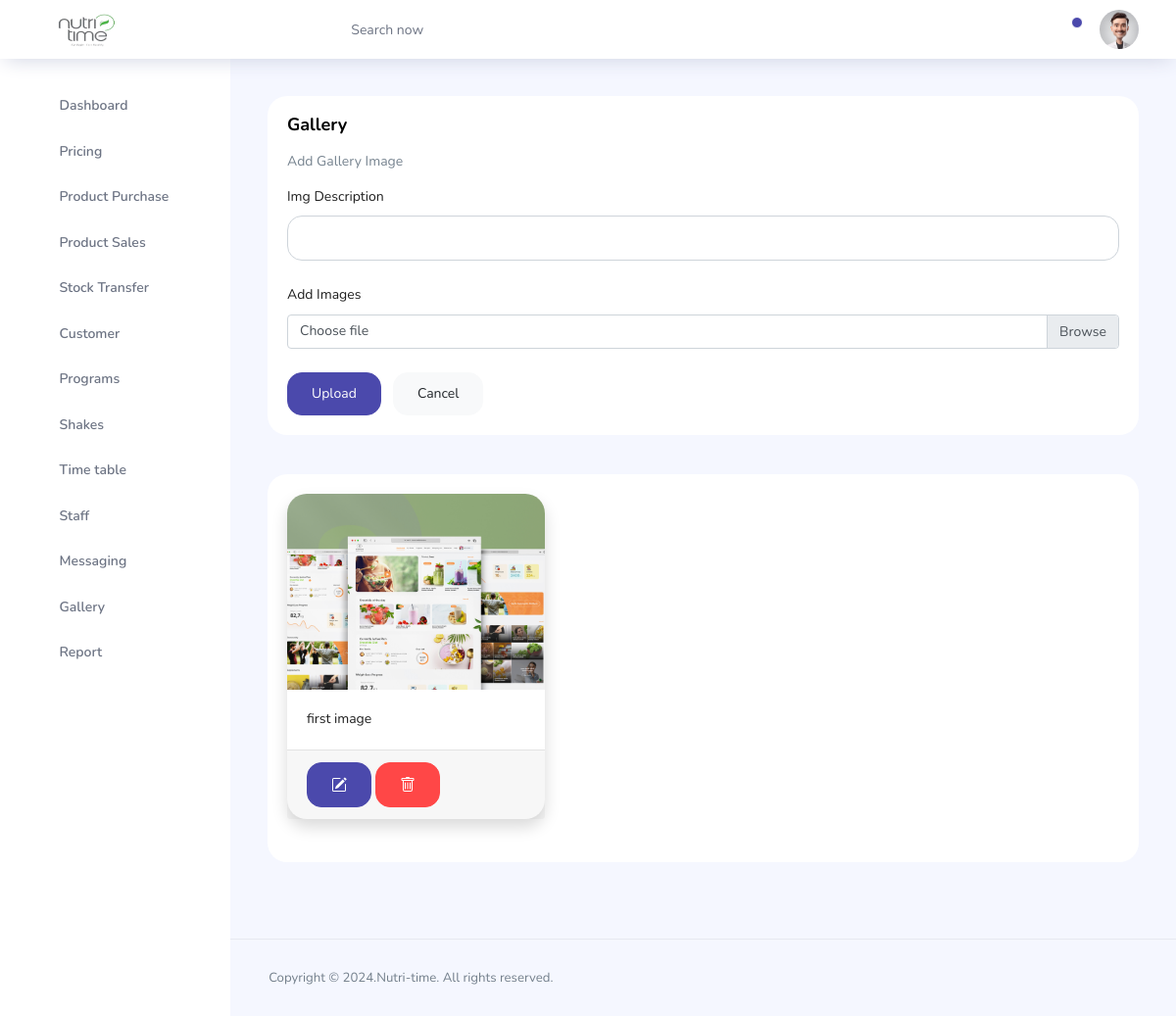
The page /Admin/pages/admin-gallery.php (signed in) on the database as committed earlier.
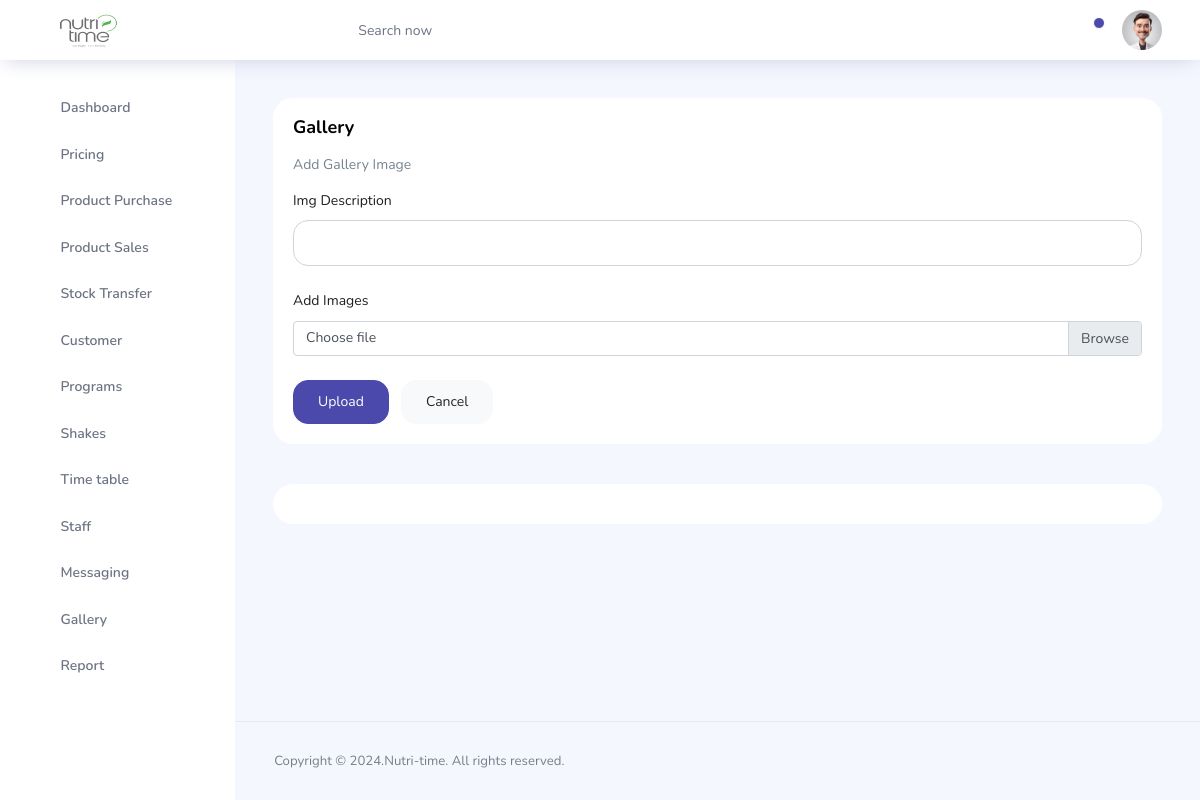
The same page on the database as committed later.
### tables this page shows
CREATE TABLE `gallery` (
  `gallery_id` int(11) NOT NULL,
  `gallery_dis` varchar(100) NOT NULL,
  `gallery_img` varchar(100) NOT NULL
);

### Admin/pages/admin-gallery.php (the view, shortened to what this page needs)
 <?php
 include './connect.php';
?>
<!DOCTYPE html>
<html lang="en">
<head>
  <link rel="stylesheet" href="../vendors/feather/feather.css">
  <link rel="stylesheet" href="../vendors/ti-icons/css/themify-icons.css">
  <link rel="stylesheet" href="../vendors/css/vendor.bundle.base.css">
  <link rel="stylesheet" href="../vendors/select2/select2.min.css">
  <link rel="stylesheet" href="../vendors/select2-bootstrap-theme/select2-bootstrap.min.css">
  <link rel="stylesheet" href="../css/vertical-layout-light/style.css">
</head>
<body>
  <div class="container-scroller">
    <?php
  include './topbar.php';
?>
    <div class="main-panel">
      <div class="content-wrapper">
        <div class="row">
          <div class="col-12 grid-margin stretch-card">
            <div class="card">
              <div class="card-body">
                <h4 class="card-title">Gallery</h4>
                <p class="card-description">Add Gallery Image</p>
                <form class="forms-sample" method="post" enctype="multipart/form-data">
                  <div class="form-group">
                    <label for="exampleTextarea1">Img Description</label>
                    <input type="text" class="form-control" style="border-radius: 15px;" name="galldis"
                      value="<?php echo $gl_dis1; ?>">
                  </div>
                  <div class="form-group">
                    <label for="exampleTextarea1">Add Images</label>
                    <div class="input-group mb-3">
                      <label class="input-group-text custom-file-label" for="inputGroupFile01">Choose file</label>
                    </div>
                  </div>
                  <button type="submit" class="btn btn-primary mr-2" name="submitg">Upload</button>
                  <a href="./admin-gallery.php" class="btn btn-light">Cancel</a>
                </form>
              </div>
            </div>
          </div>
        </div>
        <div class="row">
          <div class="col-12 grid-margin stretch-card">
            <div class="card">
              <div class="card-body">
                <div class="row row-cols-1 row-cols-md-3">
                  <?php
$sql=mysqli_query($conn,"SELECT * FROM gallery ORDER BY gallery_id ");
while($row=mysqli_fetch_assoc($sql))
{
    $gall_id=$row['gallery_id'];
    $gall_dis=$row['gallery_dis'];
    $gall_img=$row['gallery_img'];
?>
                  <div class="col mb-4">
                    <div class="card shadow h-100 d-flex flex-column">
                      <img src="../images/gallery/<?php echo $gall_img; ?>" class="card-img-top"
                        style="height: 200px; object-fit: cover; border-radius: 20px 20px 0px 0px" alt="...">
                      <div class="card-body flex-fill">
                        <p class="card-text"><?php echo $gall_dis; ?></p>
                      </div>
                      <div class="mt-auto card-footer">
                        <a href="admin-gallery.php?eid=<?php echo $gall_id; ?>" class="btn btn-primary">
                          <span></span></a>
                        <a href="admin-gallery.php?did=<?php echo $gall_id; ?>" class="btn btn-danger"></a>
                      </div>
                    </div>
                  </div>
<?php
}
?>
                </div>
              </div>
            </div>
          </div>
        </div>
      </div>
      <footer class="footer">
        <div class="d-sm-flex justify-content-center justify-content-sm-between">
          <span class="text-muted text-center text-sm-left d-block d-sm-inline-block">Copyright © 2024.Nutri-time. All
            rights reserved.</span>
        </div>
      </footer>
    </div>
  </div>
  </div>
</body>
</html>

Rows that differ between the two databases and show on the page:
removed gallery: gallery_img (picture), gallery_dis "first image"
